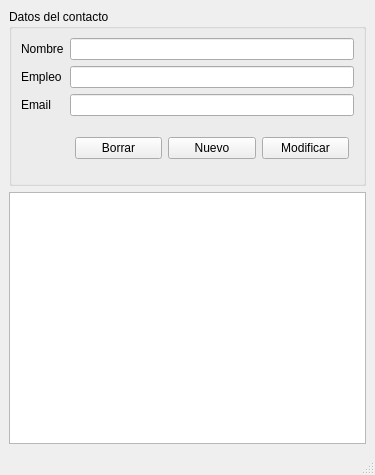
<?xml version="1.0" encoding="UTF-8"?>
<ui version="4.0">
 <class>MainWindow</class>
 <widget class="QMainWindow" name="MainWindow">
  <property name="geometry">
   <rect>
    <x>0</x>
    <y>0</y>
    <width>375</width>
    <height>475</height>
   </rect>
  </property>
  <property name="windowTitle">
   <string>MainWindow</string>
  </property>
  <widget class="QWidget" name="centralwidget">
   <layout class="QVBoxLayout" name="verticalLayout">
    <item>
     <widget class="QGroupBox" name="groupBox">
      <property name="enabled">
       <bool>true</bool>
      </property>
      <property name="title">
       <string>Datos del contacto</string>
      </property>
      <layout class="QFormLayout" name="formLayout">
       <item row="0" column="0">
        <widget class="QLabel" name="label_nombre">
         <property name="text">
          <string>Nombre</string>
         </property>
        </widget>
       </item>
       <item row="0" column="1">
        <widget class="QLineEdit" name="line_nombre"/>
       </item>
       <item row="3" column="0">
        <widget class="QLabel" name="label_empleo">
         <property name="text">
          <string>Empleo</string>
         </property>
        </widget>
       </item>
       <item row="3" column="1">
        <widget class="QLineEdit" name="line_empleo"/>
       </item>
       <item row="6" column="0">
        <widget class="QLabel" name="label_email">
         <property name="text">
          <string>Email</string>
         </property>
        </widget>
       </item>
       <item row="6" column="1">
        <widget class="QLineEdit" name="line_email"/>
       </item>
       <item row="7" column="1">
        <layout class="QHBoxLayout" name="horizontalLayout">
         <property name="leftMargin">
          <number>5</number>
         </property>
         <property name="topMargin">
          <number>15</number>
         </property>
         <property name="rightMargin">
          <number>5</number>
         </property>
         <property name="bottomMargin">
          <number>15</number>
         </property>
         <item>
          <widget class="QPushButton" name="boton_borrar">
           <property name="text">
            <string>Borrar</string>
           </property>
          </widget>
         </item>
         <item>
          <widget class="QPushButton" name="boton_nuevo">
           <property name="text">
            <string>Nuevo</string>
           </property>
          </widget>
         </item>
         <item>
          <widget class="QPushButton" name="boton_modificar">
           <property name="text">
            <string>Modificar</string>
           </property>
          </widget>
         </item>
        </layout>
       </item>
      </layout>
     </widget>
    </item>
    <item>
     <widget class="QTableView" name="tabla">
      <property name="enabled">
       <bool>true</bool>
      </property>
     </widget>
    </item>
   </layout>
  </widget>
  <widget class="QStatusBar" name="statusbar"/>
 </widget>
 <resources/>
 <connections/>
</ui>
